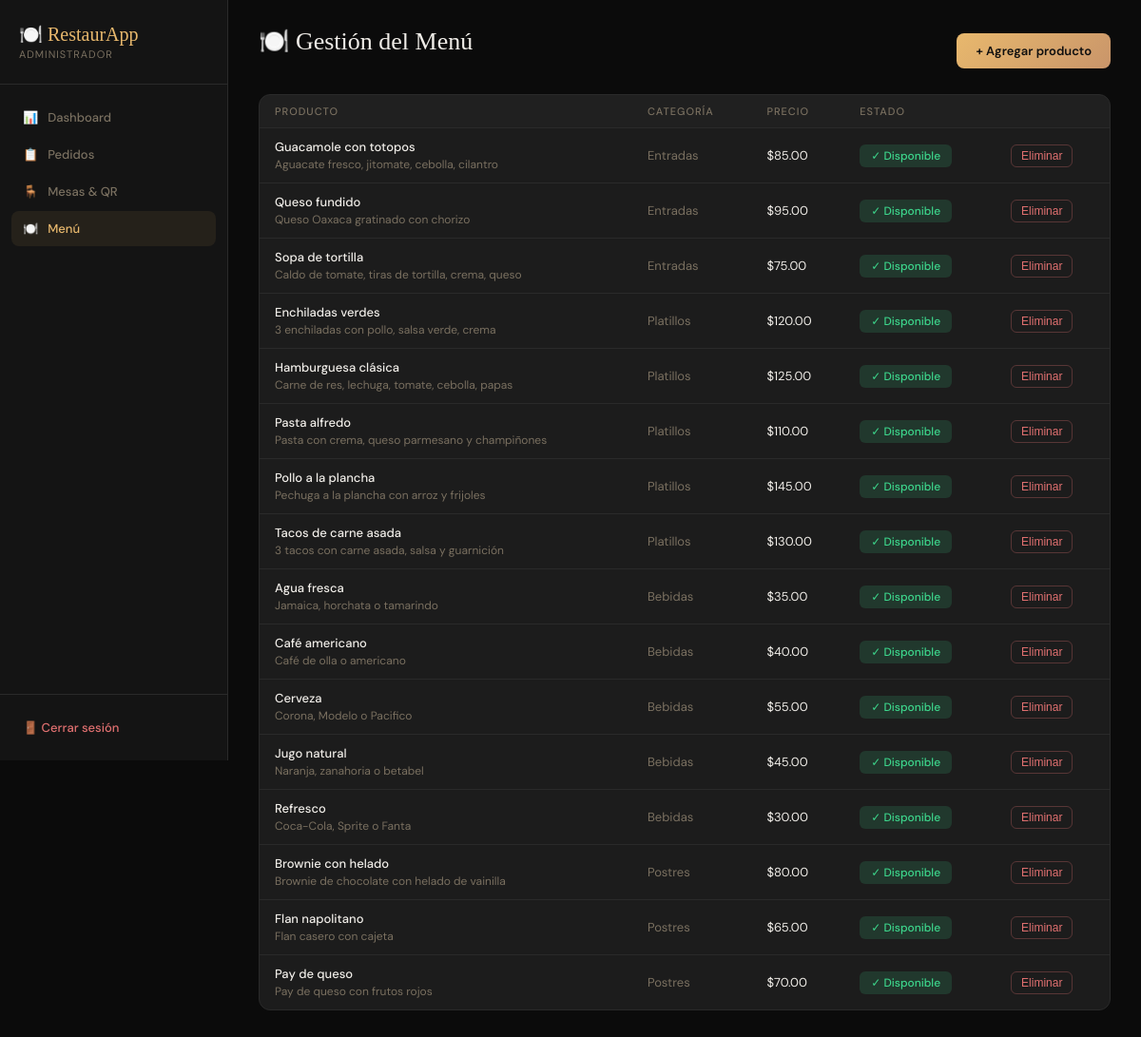
Page /menu.php on the committed database.
### tables this page shows
CREATE TABLE IF NOT EXISTS productos (
    id INT AUTO_INCREMENT PRIMARY KEY,
    categoria_id INT NOT NULL,
    nombre VARCHAR(150) NOT NULL,
    descripcion TEXT,
    precio DECIMAL(10,2) NOT NULL,
    imagen VARCHAR(255),
    disponible TINYINT(1) DEFAULT 1,
    creado_en TIMESTAMP DEFAULT CURRENT_TIMESTAMP,
    FOREIGN KEY (categoria_id) REFERENCES categorias(id)
);

CREATE TABLE IF NOT EXISTS categorias (
    id INT AUTO_INCREMENT PRIMARY KEY,
    nombre VARCHAR(100) NOT NULL,
    icono VARCHAR(10) DEFAULT '🍽️',
    orden INT DEFAULT 0,
    activa TINYINT(1) DEFAULT 1
);

### menu.php (the view, shortened to what this page needs)
<?php
$db = getDB();
$productos = $db->query("SELECT p.*, c.nombre as cat_nombre FROM productos p JOIN categorias c ON c.id = p.categoria_id ORDER BY c.orden, p.nombre")->fetchAll();
?>
<!DOCTYPE html>
<html lang="es">
<head>
</head>
<body>
<aside class="sidebar">
  <div class="sidebar-logo"><div class="name">🍽️ RestaurApp</div><div class="role">Administrador</div></div>
  <nav class="nav">
    <a class="nav-item" href="dashboard.php"><span>📊</span> Dashboard</a>
    <a class="nav-item" href="pedidos.php"><span>📋</span> Pedidos</a>
    <a class="nav-item" href="mesas_qr.php"><span>🪑</span> Mesas & QR</a>
    <a class="nav-item active" href="menu.php"><span>🍽️</span> Menú</a>
  </nav>
  <div class="sidebar-bottom"><a class="logout-btn" href="logout.php">🚪 Cerrar sesión</a></div>
</aside>
<main class="main">
  <div class="top-row">
    <div class="page-title">🍽️ Gestión del Menú</div>
    <button class="add-btn" onclick="showAddModal()">+ Agregar producto</button>
  </div>
  <div class="table-card">
    <table>
      <thead><tr><th>Producto</th><th>Categoría</th><th>Precio</th><th>Estado</th><th></th></tr></thead>
      <tbody id="prod-table">
        <?php foreach ($productos as $p): ?>
        <tr id="row-<?= $p['id'] ?>">
          <td>
            <div style="font-weight:500;"><?= htmlspecialchars($p['nombre']) ?></div>
            <?php if ($p['descripcion']): ?>
              <div style="color:var(--muted);font-size:12px;margin-top:2px;"><?= htmlspecialchars($p['descripcion']) ?></div>
            <?php endif; ?>
          </td>
          <td style="color:var(--muted);"><?= htmlspecialchars($p['cat_nombre']) ?></td>
          <td>$<?= number_format($p['precio'], 2) ?></td>
          <td>
            <button class="toggle-btn <?= $p['disponible'] ? 'on' : 'off' ?>"
                    onclick="toggleProducto(<?= $p['id'] ?>, this)">
              <?= $p['disponible'] ? '✓ Disponible' : '✗ No disp.' ?>
            </button>
          </td>
          <td>
            <button class="del-btn" onclick="eliminarProducto(<?= $p['id'] ?>)">Eliminar</button>
          </td>
        </tr>
        <?php endforeach; ?>
      </tbody>
    </table>
  </div>
</main>
</body>
</html>

### menu.php (style rules this page uses)
*,*::before,*::after { box-sizing:border-box;margin:0;padding:0; }
:root { --bg:#0b0b0b;--card:#1c1c1c;--border:#2a2a2a;--accent:#e8b86d;--text:#f0ede8;--muted:#7a7060;--sidebar-w:240px; }
body { background:var(--bg);color:var(--text);font-family:'DM Sans',sans-serif;display:flex;min-height:100vh;font-size:14px; }
.sidebar { width:var(--sidebar-w);background:#141414;border-right:1px solid var(--border);display:flex;flex-direction:column;position:fixed;top:0;left:0;height:100vh;z-index:100; }
.sidebar-logo { padding:24px 20px;border-bottom:1px solid var(--border); }
.sidebar-logo .name { font-family:'Playfair Display',serif;font-size:20px;color:var(--accent); }
.sidebar-logo .role { font-size:11px;color:var(--muted);letter-spacing:1px;text-transform:uppercase;margin-top:2px; }
.nav { padding:16px 12px;flex:1; }
.nav-item { display:flex;align-items:center;gap:10px;padding:10px 12px;border-radius:8px;color:var(--muted);text-decoration:none;font-size:13px;font-weight:500;transition:all .15s;margin-bottom:2px; }
.nav-item:hover,.nav-item.active { background:rgba(232,184,109,.08);color:var(--accent); }
.sidebar-bottom { padding:16px 12px;border-top:1px solid var(--border); }
.logout-btn { display:flex;align-items:center;gap:10px;padding:10px 12px;border-radius:8px;color:#e07070;text-decoration:none;font-size:13px;font-weight:500;transition:background .15s; }
.main { margin-left:var(--sidebar-w);flex:1;padding:28px 32px; }
.page-title { font-family:'Playfair Display',serif;font-size:26px;margin-bottom:20px; }
.top-row { display:flex;justify-content:space-between;align-items:center;margin-bottom:20px; }
.add-btn { padding:10px 20px;background:linear-gradient(135deg,#e8b86d,#c9956a);color:#0f0f0f;border:none;border-radius:8px;font-family:'DM Sans',sans-serif;font-size:13px;font-weight:600;cursor:pointer; }
.table-card { background:var(--card);border:1px solid var(--border);border-radius:12px;overflow:hidden; }
table { width:100%;border-collapse:collapse; }
th { text-align:left;padding:10px 16px;font-size:11px;font-weight:500;letter-spacing:1px;text-transform:uppercase;color:var(--muted);background:rgba(255,255,255,.02); }
td { padding:11px 16px;border-top:1px solid var(--border);font-size:13px;vertical-align:middle; }
.toggle-btn { padding:4px 12px;border-radius:6px;border:none;cursor:pointer;font-size:12px;font-family:'DM Sans',sans-serif;font-weight:500; }
.toggle-btn.on { background:rgba(61,214,140,.15);color:#3dd68c; }
.del-btn { padding:4px 10px;border-radius:6px;border:1px solid rgba(224,112,112,.3);background:transparent;color:#e07070;font-size:12px;cursor:pointer; }

### rows in the picture
productos: nombre "Guacamole con totopos", descripcion "Aguacate fresco, jitomate, cebolla, cilantro", categoria.nombre "Entradas", precio "85.00", disponible "✓ Disponible"
productos: nombre "Queso fundido", descripcion "Queso Oaxaca gratinado con chorizo", categoria.nombre "Entradas", precio "95.00", disponible "✓ Disponible"
productos: nombre "Sopa de tortilla", descripcion "Caldo de tomate, tiras de tortilla, crema, queso", categoria.nombre "Entradas", precio "75.00", disponible "✓ Disponible"
productos: nombre "Enchiladas verdes", descripcion "3 enchiladas con pollo, salsa verde, crema", categoria.nombre "Platillos", precio "120.00", disponible "✓ Disponible"
productos: nombre "Hamburguesa clásica", descripcion "Carne de res, lechuga, tomate, cebolla, papas", categoria.nombre "Platillos", precio "125.00", disponible "✓ Disponible"
productos: nombre "Pasta alfredo", descripcion "Pasta con crema, queso parmesano y champiñones", categoria.nombre "Platillos", precio "110.00", disponible "✓ Disponible"
productos: nombre "Pollo a la plancha", descripcion "Pechuga a la plancha con arroz y frijoles", categoria.nombre "Platillos", precio "145.00", disponible "✓ Disponible"
productos: nombre "Tacos de carne asada", descripcion "3 tacos con carne asada, salsa y guarnición", categoria.nombre "Platillos", precio "130.00", disponible "✓ Disponible"
productos: nombre "Agua fresca", descripcion "Jamaica, horchata o tamarindo", categoria.nombre "Bebidas", precio "35.00", disponible "✓ Disponible"
productos: nombre "Café americano", descripcion "Café de olla o americano", categoria.nombre "Bebidas", precio "40.00", disponible "✓ Disponible"
productos: nombre "Cerveza", descripcion "Corona, Modelo o Pacifico", categoria.nombre "Bebidas", precio "55.00", disponible "✓ Disponible"
productos: nombre "Jugo natural", descripcion "Naranja, zanahoria o betabel", categoria.nombre "Bebidas", precio "45.00", disponible "✓ Disponible"
productos: nombre "Refresco", descripcion "Coca-Cola, Sprite o Fanta", categoria.nombre "Bebidas", precio "30.00", disponible "✓ Disponible"
productos: nombre "Brownie con helado", descripcion "Brownie de chocolate con helado de vainilla", categoria.nombre "Postres", precio "80.00", disponible "✓ Disponible"
productos: nombre "Flan napolitano", descripcion "Flan casero con cajeta", categoria.nombre "Postres", precio "65.00", disponible "✓ Disponible"
productos: nombre "Pay de queso", descripcion "Pay de queso con frutos rojos", categoria.nombre "Postres", precio "70.00", disponible "✓ Disponible"
